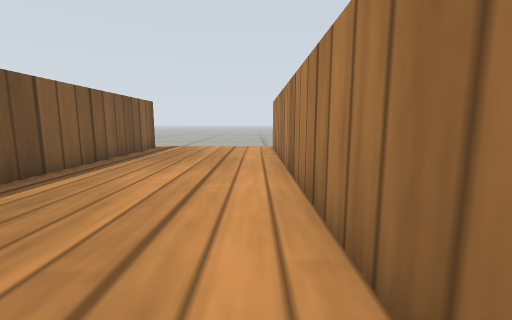
view 1 (above)

14 first-person views from a walk through a robot-simulator world made for Gazebo. The camera is 0.26 m above the floor, tilts 8° down and sees 90° across. The floor is counted in squares, 0.25 m on a side. Each view is taken from the middle of a square. On the plan, view 1 faces up. The plan holds only what a view shows up to about 11 squares ahead; the rest is blank. Simple patterns stand in for the simulator's built-in surfaces.

view 2
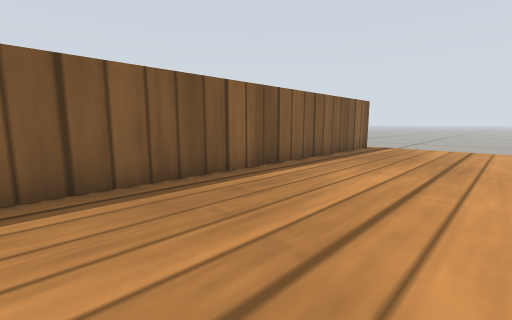

view 3
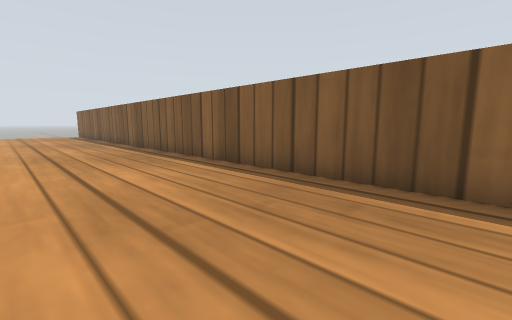

view 4
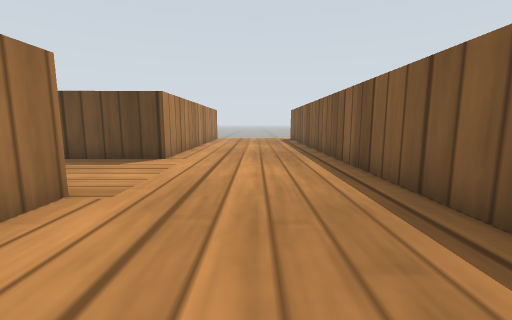

view 5
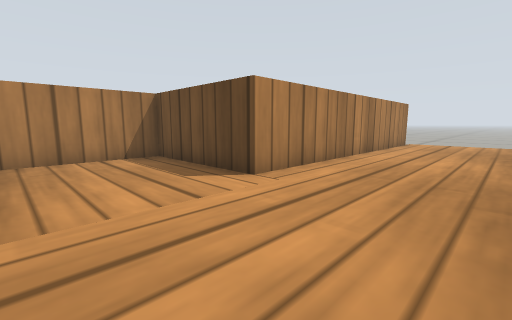

view 6
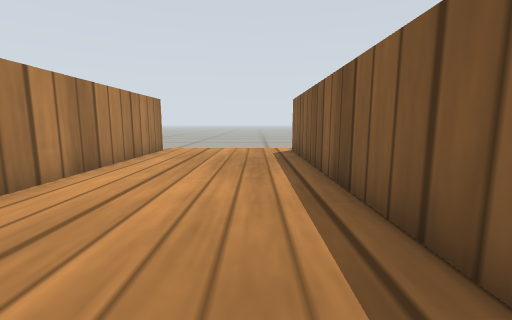

view 7
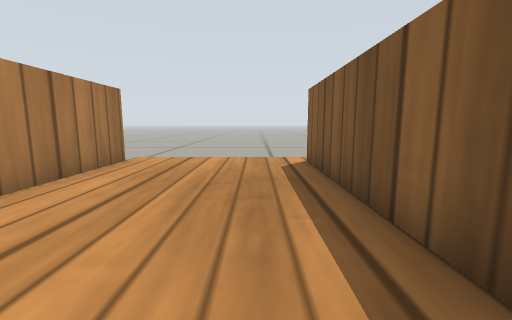

view 8
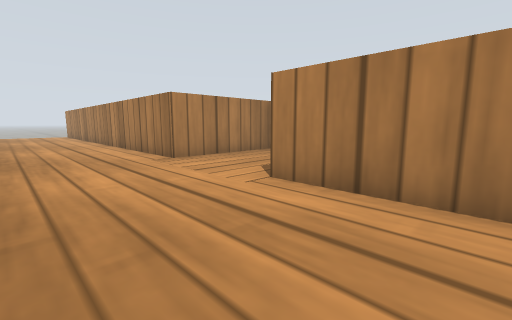

view 9
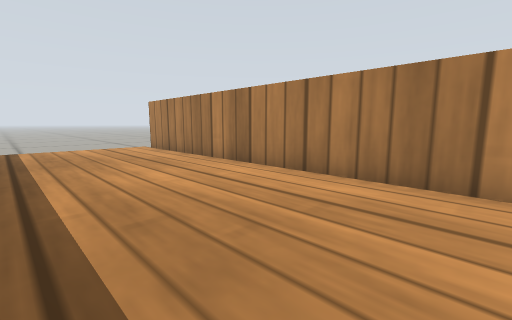

view 10
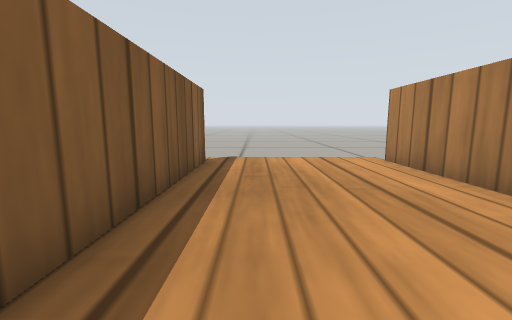

view 11
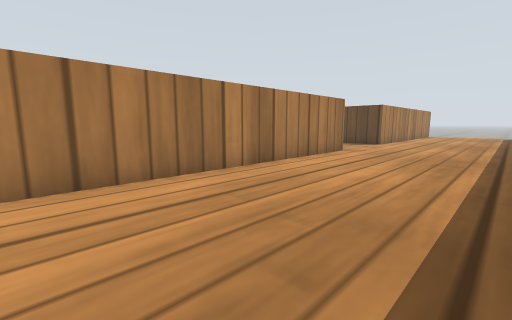

view 12
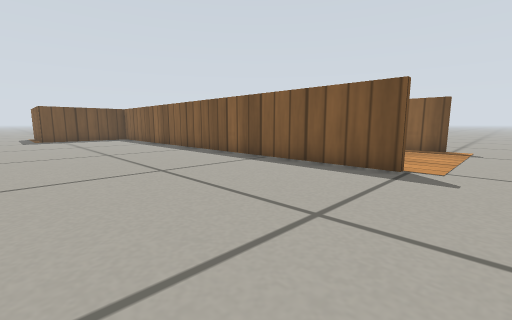

view 13
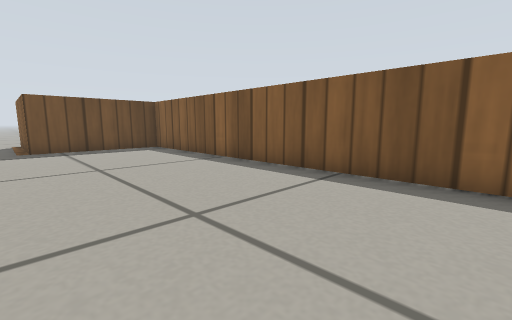

view 14
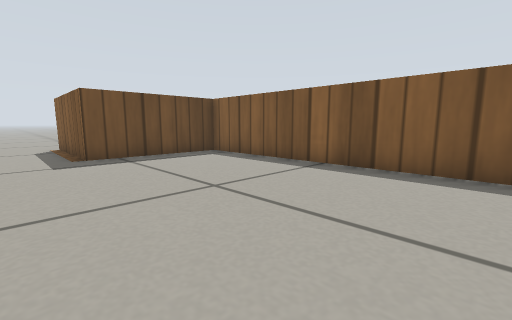

### Floor plan
Points are (right, up) in squares from view 1. A wall is a line through its corners. A room is listed if a view was taken in it or the views show most of it. See-through windows are left out.
Room 1 (views 1, 2, 3, 4, 5, 6, 7, 8, 9, 10, 11)
walls: (0.7, -20.4) (0.7, -9.7) (5.1, -9.6) (5.1, -5.6) (0.7, -5.6) (0.7, 11.4); (-4.5, 11.4) (-4.5, -20.4)
ways out: opening at (1, 12.5) to room 2; opening at (-5, -21.5); opening at (-5, 12.5); opening at (1, -21.5)
Room 2 (views 12, 13, 14)
walls: (0.9, 11.4) (0.9, -5.4) (5.3, -5.4) (5.3, -9.9)
ways out: opening at (1, 12.5) to room 1; opening at (6.5, -10.5)

Positions as (right, up) in squares from view 1, and headings:
1: (0, 0), facing up
2: (0, 0), facing up-left
3: (0, 4), facing down-left
4: (-2, -2), facing down
5: (-3, -6), facing down-right
6: (-3, -10), facing down
7: (-3, -13), facing down
8: (-3, -13), facing up-right
9: (-4, 0), facing up-right
10: (-3, 4), facing up
11: (-4, 4), facing down-right
12: (7, 13), facing down-left
13: (6, 6), facing down-left
14: (7, 3), facing down-left
